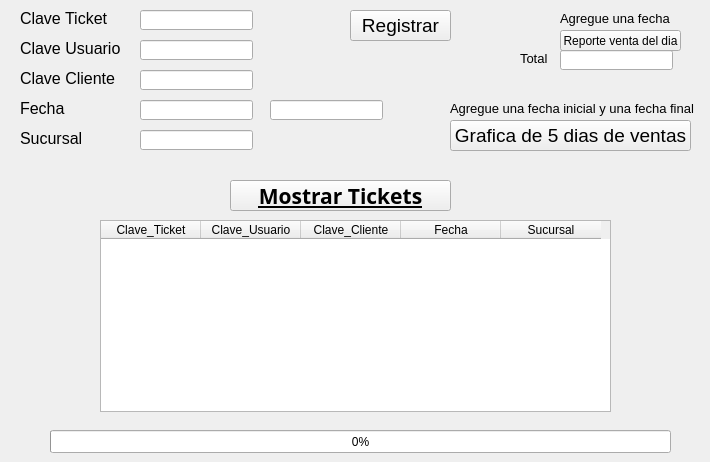
    <widget class="QWidget" name="tab_2">
     <attribute name="title">
      <string>Ticket</string>
     </attribute>
     <widget class="QLineEdit" name="clave_clie_tic">
      <property name="geometry">
       <rect>
        <x>140</x>
        <y>70</y>
        <width>113</width>
        <height>20</height>
       </rect>
      </property>
     </widget>
     <widget class="QPushButton" name="btn_regtic">
      <property name="geometry">
       <rect>
        <x>350</x>
        <y>10</y>
        <width>101</width>
        <height>31</height>
       </rect>
      </property>
      <property name="font">
       <font>
        <pointsize>14</pointsize>
       </font>
      </property>
      <property name="text">
       <string>Registrar</string>
      </property>
     </widget>
     <widget class="QLineEdit" name="clave_usua_tic">
      <property name="geometry">
       <rect>
        <x>140</x>
        <y>40</y>
        <width>113</width>
        <height>20</height>
       </rect>
      </property>
     </widget>
     <widget class="QLabel" name="label_26">
      <property name="geometry">
       <rect>
        <x>20</x>
        <y>100</y>
        <width>51</width>
        <height>16</height>
       </rect>
      </property>
      <property name="font">
       <font>
        <pointsize>12</pointsize>
       </font>
      </property>
      <property name="text">
       <string>Fecha</string>
      </property>
     </widget>
     <widget class="QLineEdit" name="clave_tic">
      <property name="geometry">
       <rect>
        <x>140</x>
        <y>10</y>
        <width>113</width>
        <height>20</height>
       </rect>
      </property>
     </widget>
     <widget class="QLineEdit" name="fech_tic">
      <property name="geometry">
       <rect>
        <x>140</x>
        <y>100</y>
        <width>113</width>
        <height>20</height>
       </rect>
      </property>
     </widget>
     <widget class="QLineEdit" name="sucur_tic">
      <property name="geometry">
       <rect>
        <x>140</x>
        <y>130</y>
        <width>113</width>
        <height>20</height>
       </rect>
      </property>
     </widget>
     <widget class="QPushButton" name="btn_mosttic">
      <property name="geometry">
       <rect>
        <x>230</x>
        <y>180</y>
        <width>221</width>
        <height>31</height>
       </rect>
      </property>
      <property name="font">
       <font>
        <family>Segoe Print</family>
        <pointsize>16</pointsize>
        <weight>75</weight>
        <bold>true</bold>
        <underline>true</underline>
       </font>
      </property>
      <property name="text">
       <string>Mostrar Tickets</string>
      </property>
     </widget>
     <widget class="QTableWidget" name="tb_tic">
      <property name="geometry">
       <rect>
        <x>100</x>
        <y>220</y>
        <width>511</width>
        <height>192</height>
       </rect>
      </property>
      <column>
       <property name="text">
        <string>Clave_Ticket</string>
       </property>
      </column>
      <column>
       <property name="text">
        <string>Clave_Usuario</string>
       </property>
      </column>
      <column>
       <property name="text">
        <string>Clave_Cliente</string>
       </property>
      </column>
      <column>
       <property name="text">
        <string>Fecha</string>
       </property>
      </column>
      <column>
       <property name="text">
        <string>Sucursal</string>
       </property>
      </column>
     </widget>
     <widget class="QLabel" name="label_29">
      <property name="geometry">
       <rect>
        <x>20</x>
        <y>130</y>
        <width>71</width>
        <height>16</height>
       </rect>
      </property>
      <property name="font">
       <font>
        <pointsize>12</pointsize>
       </font>
      </property>
      <property name="text">
       <string>Sucursal</string>
      </property>
     </widget>
     <widget class="QLabel" name="label_31">
      <property name="geometry">
       <rect>
        <x>20</x>
        <y>10</y>
        <width>91</width>
        <height>16</height>
       </rect>
      </property>
      <property name="font">
       <font>
        <pointsize>12</pointsize>
       </font>
      </property>
      <property name="text">
       <string>Clave Ticket</string>
      </property>
     </widget>
     <widget class="QLabel" name="label_38">
      <property name="geometry">
       <rect>
        <x>20</x>
        <y>40</y>
        <width>101</width>
        <height>16</height>
       </rect>
      </property>
      <property name="font">
       <font>
        <pointsize>12</pointsize>
       </font>
      </property>
      <property name="text">
       <string>Clave Usuario</string>
      </property>
     </widget>
     <widget class="QLabel" name="label_30">
      <property name="geometry">
       <rect>
        <x>20</x>
        <y>70</y>
        <width>101</width>
        <height>16</height>
       </rect>
      </property>
      <property name="font">
       <font>
        <pointsize>12</pointsize>
       </font>
      </property>
      <property name="text">
       <string>Clave Cliente</string>
      </property>
     </widget>
     <widget class="QPushButton" name="btn_vendi">
      <property name="geometry">
       <rect>
        <x>560</x>
        <y>30</y>
        <width>121</width>
        <height>21</height>
       </rect>
      </property>
      <property name="text">
       <string>Reporte venta del dia</string>
      </property>
     </widget>
     <widget class="QTableWidget" name="tbl_vendi">
      <property name="geometry">
       <rect>
        <x>240</x>
        <y>270</y>
        <width>211</width>
        <height>101</height>
       </rect>
      </property>
      <column>
       <property name="text">
        <string>Fecha</string>
       </property>
      </column>
      <column>
       <property name="text">
        <string>TOTAL</string>
       </property>
      </column>
     </widget>
     <widget class="QLineEdit" name="vendi">
      <property name="geometry">
       <rect>
        <x>560</x>
        <y>50</y>
        <width>113</width>
        <height>20</height>
       </rect>
      </property>
     </widget>
     <widget class="QLineEdit" name="fech_tic2">
      <property name="geometry">
       <rect>
        <x>270</x>
        <y>100</y>
        <width>113</width>
        <height>20</height>
       </rect>
      </property>
     </widget>
     <widget class="QTableWidget" name="tbl_vendi2">
      <property name="geometry">
       <rect>
        <x>240</x>
        <y>230</y>
        <width>211</width>
        <height>161</height>
       </rect>
      </property>
      <column>
       <property name="text">
        <string>Fecha</string>
       </property>
      </column>
      <column>
       <property name="text">
        <string>TOTAL</string>
       </property>
      </column>
     </widget>
     <widget class="QPushButton" name="btn_grafven">
      <property name="geometry">
       <rect>
        <x>450</x>
        <y>120</y>
        <width>241</width>
        <height>31</height>
       </rect>
      </property>
      <property name="font">
       <font>
        <pointsize>14</pointsize>
       </font>
      </property>
      <property name="text">
       <string>Grafica de 5 dias de ventas</string>
      </property>
     </widget>
     <widget class="QProgressBar" name="progreso_7">
      <property name="geometry">
       <rect>
        <x>50</x>
        <y>430</y>
        <width>621</width>
        <height>23</height>
       </rect>
      </property>
      <property name="value">
       <number>0</number>
      </property>
     </widget>
     <widget class="QLabel" name="label_39">
      <property name="geometry">
       <rect>
        <x>450</x>
        <y>100</y>
        <width>251</width>
        <height>16</height>
       </rect>
      </property>
      <property name="font">
       <font>
        <pointsize>10</pointsize>
       </font>
      </property>
      <property name="text">
       <string>Agregue una fecha inicial y una fecha final</string>
      </property>
     </widget>
     <widget class="QLabel" name="label_40">
      <property name="geometry">
       <rect>
        <x>560</x>
        <y>10</y>
        <width>111</width>
        <height>16</height>
       </rect>
      </property>
      <property name="font">
       <font>
        <pointsize>10</pointsize>
       </font>
      </property>
      <property name="text">
       <string>Agregue una fecha</string>
      </property>
     </widget>
     <widget class="QLabel" name="label_41">
      <property name="geometry">
       <rect>
        <x>520</x>
        <y>50</y>
        <width>31</width>
        <height>16</height>
       </rect>
      </property>
      <property name="font">
       <font>
        <pointsize>10</pointsize>
       </font>
      </property>
      <property name="text">
       <string>Total</string>
      </property>
     </widget>
     <zorder>tbl_vendi2</zorder>
     <zorder>tbl_vendi</zorder>
     <zorder>clave_clie_tic</zorder>
     <zorder>btn_regtic</zorder>
     <zorder>clave_usua_tic</zorder>
     <zorder>label_26</zorder>
     <zorder>clave_tic</zorder>
     <zorder>fech_tic</zorder>
     <zorder>sucur_tic</zorder>
     <zorder>btn_mosttic</zorder>
     <zorder>tb_tic</zorder>
     <zorder>label_29</zorder>
     <zorder>label_31</zorder>
     <zorder>label_38</zorder>
     <zorder>label_30</zorder>
     <zorder>btn_vendi</zorder>
     <zorder>vendi</zorder>
     <zorder>fech_tic2</zorder>
     <zorder>btn_grafven</zorder>
     <zorder>progreso_7</zorder>
     <zorder>label_39</zorder>
     <zorder>label_40</zorder>
     <zorder>label_41</zorder>
    </widget>
